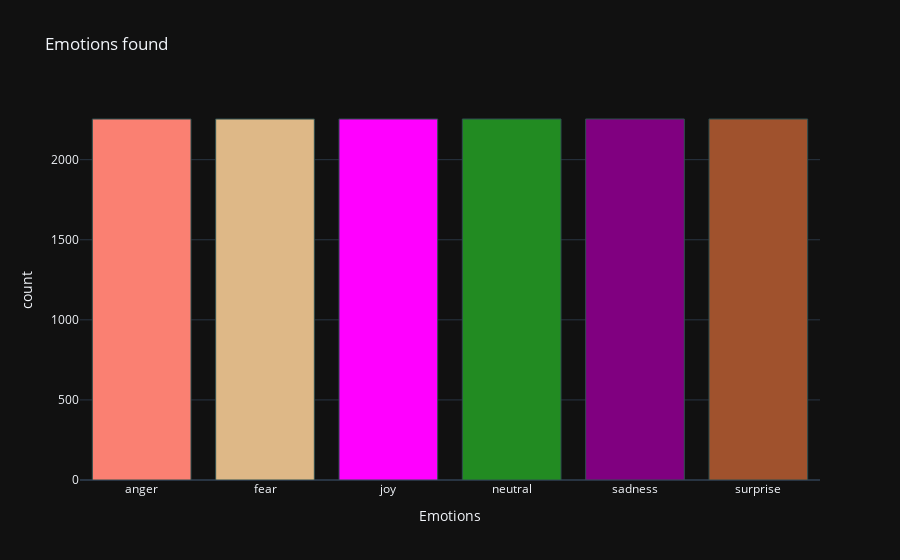

Notebook code for this chart:
### Code cell
plot_title = f"Emotions found"
fig = px.histogram( x=emotion['Emotion'], template="plotly_dark",
                   title=plot_title)
fig.update_traces(marker_color = ['salmon', 'burlywood', 'fuchsia', 'forestgreen',
                                  'purple', 'sienna'], marker_line_width = 1,
                 marker_line_color = 'darkslategrey')
fig.update_xaxes(title = 'Emotions')
fig.update_layout(showlegend=False)
fig.show()

### Figure 1 — Plotly figure (JSON) as saved in the notebook; plotly's stock layout.template omitted (floating-point values rounded to 4 significant figures; data arrays with more than 128 entries replaced by an {"elided": "..."} marker saying what was removed)
{"data": [{"bingroup": "x", "hovertemplate": "x=%{x}<br>count=%{y}<extra></extra>", "legendgroup": "", "marker": {"color": ["salmon", "burlywood", "fuchsia", "forestgreen", "purple", "sienna"], "line": {"color": "darkslategrey", "width": 1}, "pattern": {"shape": ""}}, "name": "", "orientation": "v", "showlegend": false, "type": "histogram", "x": {"elided": "13524 str values"}, "xaxis": "x", "yaxis": "y"}], "layout": {"barmode": "relative", "legend": {"tracegroupgap": 0}, "showlegend": false, "title": {"text": "Emotions found"}, "xaxis": {"anchor": "y", "domain": [0, 1], "title": {"text": "Emotions"}}, "yaxis": {"anchor": "x", "domain": [0, 1], "title": {"text": "count"}}}}
